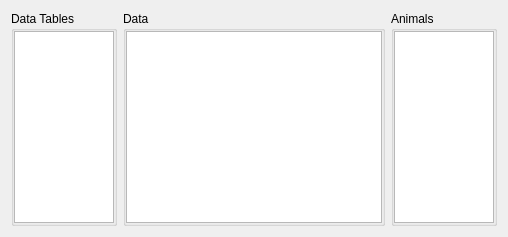
<?xml version="1.0" encoding="UTF-8"?>
<ui version="4.0">
 <author>Anton Rau</author>
 <class>RawDataWidget</class>
 <widget class="QWidget" name="RawDataWidget">
  <layout class="QHBoxLayout" name="horizontalLayout">
   <item>
    <widget class="QGroupBox" name="groupBoxTables">
     <property name="title">
      <string>Data Tables</string>
     </property>
     <layout class="QVBoxLayout" name="verticalLayout">
      <property name="leftMargin">
       <number>0</number>
      </property>
      <property name="topMargin">
       <number>0</number>
      </property>
      <property name="rightMargin">
       <number>0</number>
      </property>
      <property name="bottomMargin">
       <number>0</number>
      </property>
      <item>
       <widget class="QListWidget" name="listWidgetTables">
        <property name="sizeAdjustPolicy">
         <enum>QAbstractScrollArea::SizeAdjustPolicy::AdjustToContents</enum>
        </property>
       </widget>
      </item>
     </layout>
    </widget>
   </item>
   <item>
    <widget class="QGroupBox" name="groupBoxData">
     <property name="sizePolicy">
      <sizepolicy hsizetype="Preferred" vsizetype="Preferred">
       <horstretch>1</horstretch>
       <verstretch>0</verstretch>
      </sizepolicy>
     </property>
     <property name="title">
      <string>Data</string>
     </property>
     <layout class="QVBoxLayout" name="tableLayout">
      <property name="spacing">
       <number>0</number>
      </property>
      <property name="leftMargin">
       <number>0</number>
      </property>
      <property name="topMargin">
       <number>0</number>
      </property>
      <property name="rightMargin">
       <number>0</number>
      </property>
      <property name="bottomMargin">
       <number>0</number>
      </property>
      <item>
       <widget class="QTableView" name="tableView">
        <property name="selectionMode">
         <enum>QAbstractItemView::SelectionMode::SingleSelection</enum>
        </property>
        <property name="selectionBehavior">
         <enum>QAbstractItemView::SelectionBehavior::SelectRows</enum>
        </property>
        <attribute name="verticalHeaderMinimumSectionSize">
         <number>20</number>
        </attribute>
        <attribute name="verticalHeaderDefaultSectionSize">
         <number>20</number>
        </attribute>
       </widget>
      </item>
     </layout>
    </widget>
   </item>
   <item>
    <widget class="QGroupBox" name="groupBoxAnimals">
     <property name="title">
      <string>Animals</string>
     </property>
     <layout class="QVBoxLayout" name="verticalLayout_2">
      <property name="leftMargin">
       <number>0</number>
      </property>
      <property name="topMargin">
       <number>0</number>
      </property>
      <property name="rightMargin">
       <number>0</number>
      </property>
      <property name="bottomMargin">
       <number>0</number>
      </property>
      <item>
       <widget class="QListWidget" name="listWidgetAnimals">
        <property name="sizeAdjustPolicy">
         <enum>QAbstractScrollArea::SizeAdjustPolicy::AdjustToContents</enum>
        </property>
        <property name="selectionMode">
         <enum>QAbstractItemView::SelectionMode::MultiSelection</enum>
        </property>
       </widget>
      </item>
     </layout>
    </widget>
   </item>
  </layout>
 </widget>
 <resources>
  <include location="../../../../../../../resources/resources.qrc"/>
 </resources>
 <connections/>
</ui>
